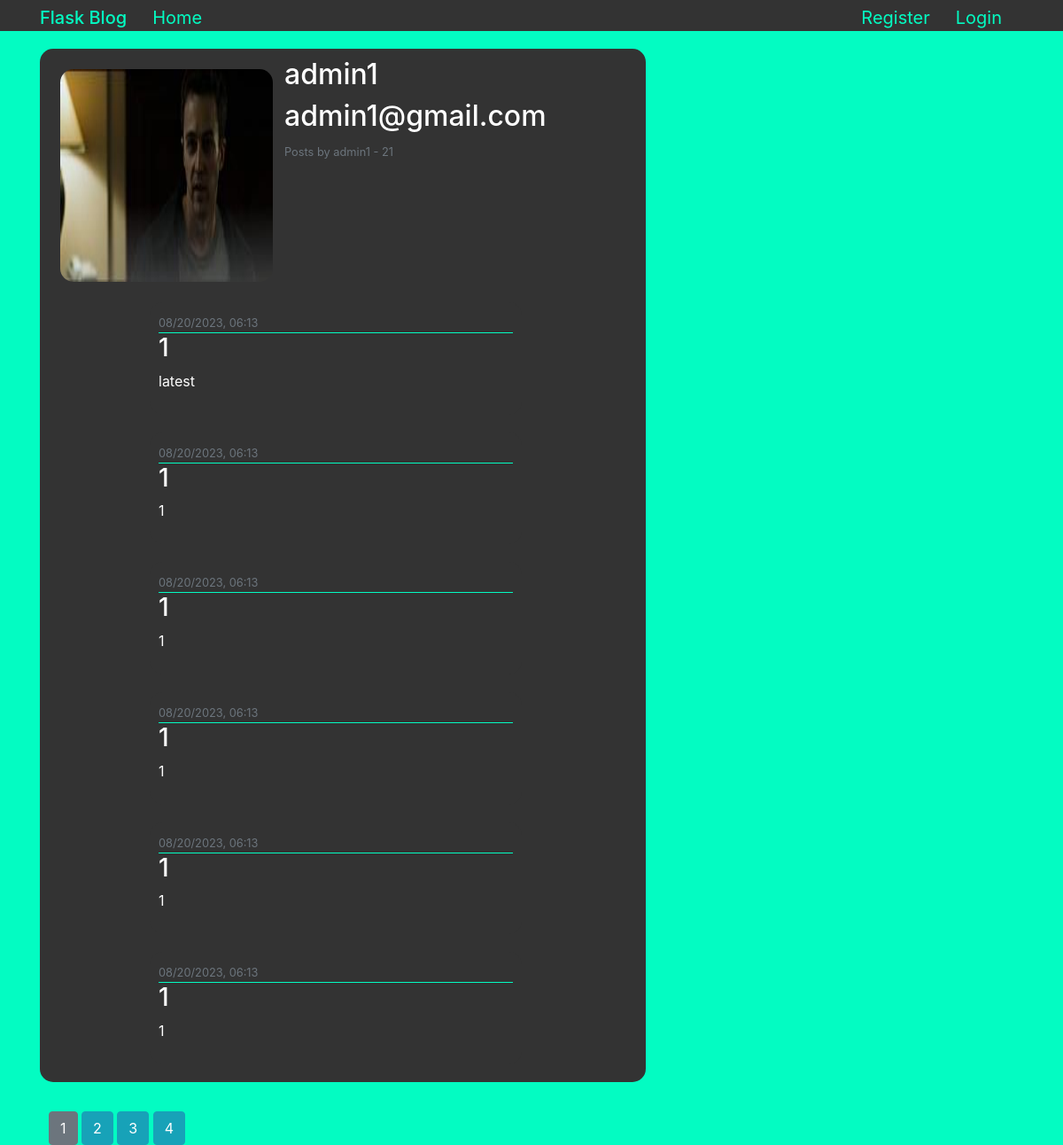
Page /user/4 on the committed database.
### flaskforum/models.py (models this page shows, shortened)
class User(db.Model, UserMixin):
    id = db.Column(db.Integer, primary_key=True)
    username = db.Column(db.String(20), unique=True, nullable=False)
    email = db.Column(db.String(100), unique=True, nullable=False)
    image_file = db.Column(db.String(20), nullable=False, default='default.jpg')
    password = db.Column(db.String(60), nullable=False)
    posts = db.relationship('Post', backref='author', lazy=True)

class Post(db.Model):
    id = db.Column(db.Integer, primary_key=True)
    title = db.Column(db.String(80), nullable=False)
    date_posted = db.Column(db.DateTime, nullable=False, default=datetime.utcnow())
    content = db.Column(db.Text, nullable=False)
    user_id = db.Column(db.Integer, db.ForeignKey('user.id'), nullable=False)

### flaskforum/users/routes.py (the view)
@users.route('/user/<int:user_id>')
def userview(user_id):
    user = User.query.get_or_404(user_id)
    page = request.args.get('page', 1, type=int)
    posts = Post.query.filter_by(user_id=user_id).order_by(Post.date_posted.desc()).paginate(per_page=6, page=page)
    return render_template('main/user.html', posts=posts, user=user)

### flaskforum/templates/main/user.html (shortened to what this page needs)
{% extends 'main/zero.html' %}
{% block bud %}
<div class="accountinfoview">
    <div class="">
    <img class="accountimage" src="{{ url_for('static', filename='profile_pics/' + user.image_file) }}"/>
    <div class="media-body">
    <h2 class="account-heading">{{ user.username }}</h2>
    <h2 class="account-heading">{{ user.email }}</h2>
    <small class="text-muted">Posts by {{ user.username }} - {{ posts.total }}</small>
    </div>
    <div>
        {% for i in posts.items %}
            <article class="userarticle">
                <div>
                    <div class="user_date">
                        <small class="text-muted">{{ i.date_posted.strftime("%m/%d/%Y, %H:%M") }}</small>
                    </div>
                    <h3><a href="{{ url_for('posts.post', post_id=i.id) }}">{{ i.title }}</a></h3>
                    <p>{{ i.content }}</p>
                </div>
            </article>
        {% endfor %}
    </div>
        <div class="page_nums_user">
            {% for page in posts.iter_pages(left_edge=1, right_edge=1, left_current=1, right_current=2) %}
                {% if page %}
                    {% if posts.page != page %}
                        <a class='btn btn-info' href="{{ url_for('users.userview', user_id=user.id, page=page) }}">{{ page }}</a>
                    {% else %}
                        <button class="btn btn-secondary">{{ page }}</button>
                    {% endif %}
                {% endif %}
            {% endfor %}
        </div>
    </div>
</div>
{% endblock bud %}

### flaskforum/templates/main/zero.html (shortened to what this page needs)
<!DOCTYPE html>
<html>
<head>
    <link rel="stylesheet" href="https://cdn.jsdelivr.net/npm/bootstrap@4.0.0/dist/css/bootstrap.min.css">
    <link rel="stylesheet" type='text/css' href="{{ url_for('static', filename='main/css/zero.css')}}">
</head>
<body>
    <header><div class="container">
        <h3 class="navbar-brand mr-4">Flask Blog</h3>
        <a class="navbar-brand mr-4" id="home" href="{{ url_for('main.home') }}">Home</a>
        {% if current_user.is_authenticated %}
            <a class="navbar-brand mr-4" id="logout" href="{{ url_for('users.logout') }}">Log out</a>
            <a class="navbar-brand mr-4" id="account" href="{{ url_for('users.userview', user_id=current_user.id) }}">{{ current_user.username }}</a>
            <a class="navbar-brand mr-4" id="newpost" href="{{ url_for('posts.new_post') }}">New Post</a>
        {% else %}
            <a class="navbar-brand mr-4" id="login" href="{{ url_for('users.login') }}">Login</a>
            <a class="navbar-brand mr-4" id="reg" href="{{ url_for('users.register') }}">Register</a>
        {% endif %}
        </div>
    </header>
    <div class="container">
        {% block bud %}
        {% endblock bud %}
    </div>
</body>
</html>

### flaskforum/static/main/css/zero.css (style rules this page uses)
* { margin: 0; padding: 0; }
html { height: 100%; width: 100%; }
body { background: #03fcc2; height: 100%; width: 100%; }
header { height: 4.4vh; width: 100%; background: #333; color: #03fcc2; text-decoration: none; margin: 0px 0px 20px 0; }
header h3 { font-size: 20px; float: left; }
header a { margin: 0 5px; color: #03fcc2; text-decoration: none; }
#home, #about { float:left; }
#login, #reg, #logout, #account, #newpost { float: right; }
a { text-decoration: none; }
article { color: #fff; background: #333; padding: 10px; margin: 10px; width: 35vw; border-radius: 15px; }
article a { color: #fff; }
article .user_date { border-bottom: solid 1px #03fcc2; }
a { color: #333; }
.accountinfoview { float: left; color: #fff; background: #333; padding: 10px; width: 57vw; border-radius: 15px; }
.accountimage { float: left; height: 240px; width: 240px; margin: 13px; border-radius: 15px; }
.userarticle { float: right; position: relative; right: 120px; }
.page_nums_user { float: left; position: relative; top: 190px; }

### rows in the picture
User: image_file (picture), username "admin1", email "admin1@gmail.com"
Post: date_posted "08/20/2023, 06:13", title "1", content "latest"
Post: date_posted "08/20/2023, 06:13", title "1", content "1"
Post: date_posted "08/20/2023, 06:13", title "1", content "1"
Post: date_posted "08/20/2023, 06:13", title "1", content "1"
Post: date_posted "08/20/2023, 06:13", title "1", content "1"
Post: date_posted "08/20/2023, 06:13", title "1", content "1"

### other values in the picture
{{ posts.total }} "21"
{{ page }} "1"
{{ page }} "2" "3" "4"
